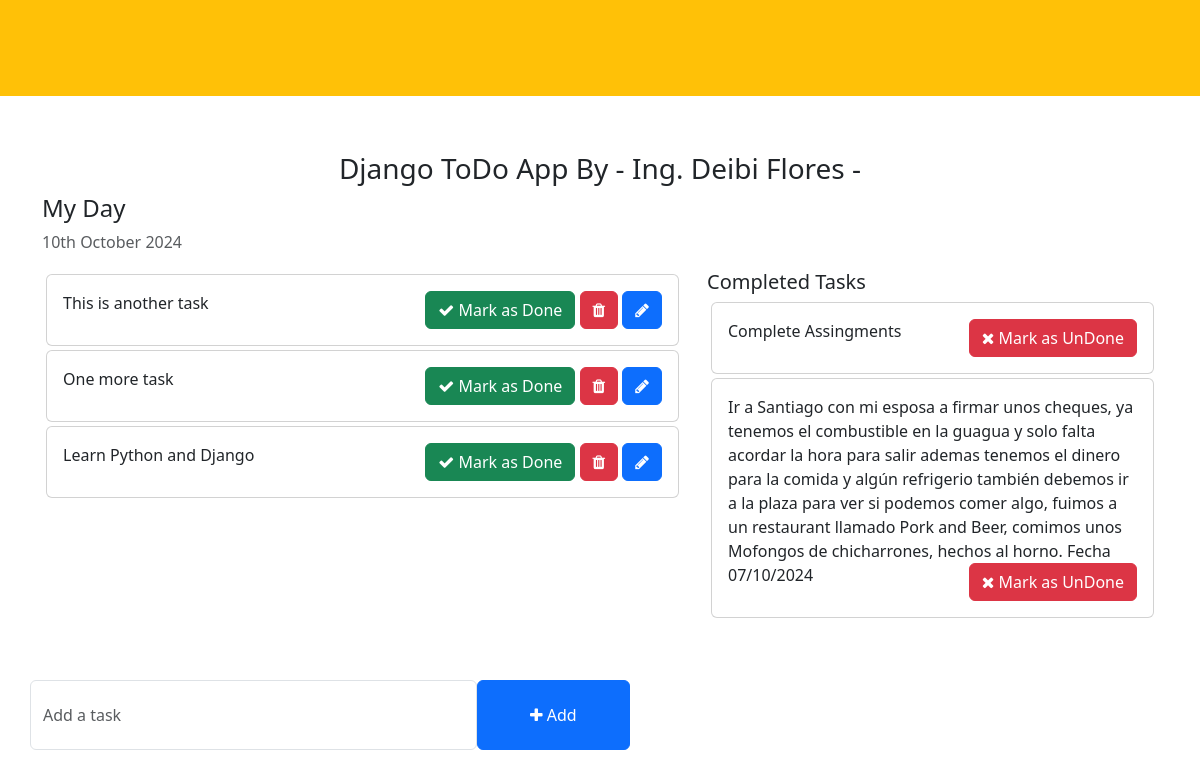
The app's page /, older data.
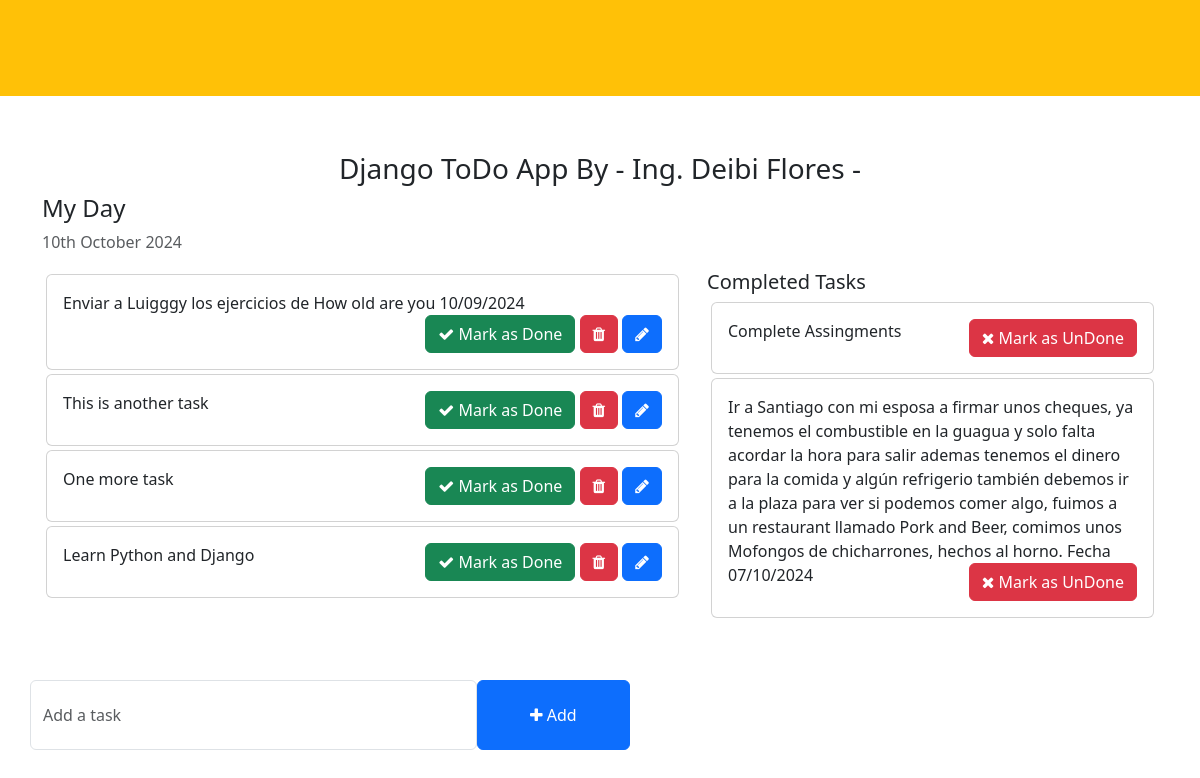
The same page, newer data.
### todo/models.py (models this page shows, shortened)
class Task(models.Model):
    task =models.CharField(max_length=250)
    is_completed = models.BooleanField(default=False)
    created_at = models.DateTimeField(auto_now_add=True)
    updated_at = models.DateTimeField(auto_now=True)

### todo_main/views.py (the view)
# urls.py: 2. Add a URL to urlpatterns:  path('', views.home, name='home')
def home(request):
    tasks = Task.objects.filter(is_completed=False).order_by('-updated_at')
    completed_task = Task.objects.filter(is_completed = True)
    context = {
        'tasks': tasks,
        'completed_task': completed_task,
    }
    return render(request, 'home.html',context)

### templates/home.html (shortened to what this page needs)
<!DOCTYPE html>
<html lang="en">
<head>
    <link href="https://cdn.jsdelivr.net/npm/bootstrap@5.3.0-alpha1/dist/css/bootstrap.min.css" rel="stylesheet">
    <link rel="stylesheet" href="https://cdnjs.cloudflare.com/ajax/libs/font-awesome/4.7.0/css/font-awesome.min.css">
</head>
<body>
    <div class="p-5 mb-2 bg-warning text-dark"></div>
    <div class="container">
        <h3 class="pt-5 text-center">Django ToDo App By - Ing. Deibi Flores -  </h3>
        <div class="row">
            <h4>My Day</h4>
            <p class="text-muted">{% now "jS F Y" %}</p>
            <div class="col-md-7 col-lg-7" style="height: 450px; overflow: scroll;">
                {% for task in tasks %}
                <div class="card m-1">
                    <div class="card-body">
                        {{task.task}}
                        <span style="position: relative; float: right;">
                            <a href="{% url 'mark_as_done' task.pk %}" class="btn btn-success"><i class="fa fa-check"></i> Mark as Done</a>
                            <a href="{% url 'delete_task' task.pk %}" class="btn btn-danger"><i class="fa fa-trash"></i></a>
                            <a href="{% url 'edit_task'  task.pk %}" class="btn btn-primary"><i class="fa fa-pencil"></i></a>
                        </span>
                    </div>
                </div>
               {% endfor %}
            </div>
            <div class="col-md-5 col-lg-5">
                <h5>Completed Tasks</h5>
                {%for task in completed_task %}
                <div class="card m-1">
                    <div class="card-body">
                        {{task.task}}
                        <span style="position: relative; float: right;">
                            <a href="{% url 'mark_as_undone' task.pk %}" class="btn btn-danger"><i class="fa fa-times"></i> Mark as UnDone</a>
                        </span>
                    </div>
                </div>
                {% endfor %}
            </div>
        </div>
        <div class="row">
            <div class="col-md-6 col-lg-6 p-0" style="position: absolute; bottom: 50px;">
                <form action="{% url 'addTask' %}" method="POST">
                    <div class="form-group">
                        <span style="display: flex;">
                            <input type="text" name="task" class="form-control" placeholder="Add a task">
                            <button type= "submit" class= " btn btn-primary" style="width: 200px;"><i class="fa fa-plus"></i> Add</button>
                        </span>
                    </div>
                </form>
            </div>
        </div>
    </div>
</body>
</html>

Row changes from the older to the newer data that the page shows:
added Task: task "Enviar a Luigggy los ejercicios de How old are you 10/09/2024", shown under "My Day"
